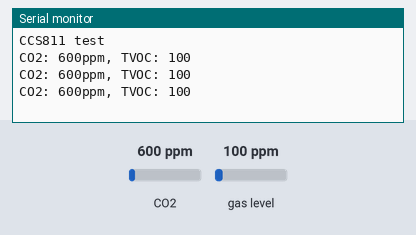
Bench run of a sketch on a simulated Arduino Uno, built with avr-gcc and run on an emulated ATmega328P. Parts: the last lines printed to the serial monitor. Inputs (shaded band) come from the test bench; at power-on: CO2 600 ppm, gas level 100 ppm.

Above: at 1.3 s.
1.4 s: CO2 set to 452 ppm
At 1.9 s:
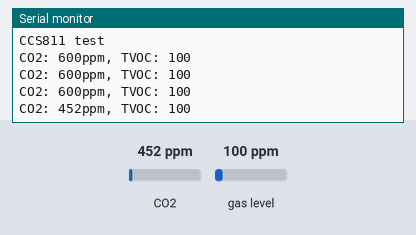
2.9 s: gas level set to 20 ppm
At 3.4 s:
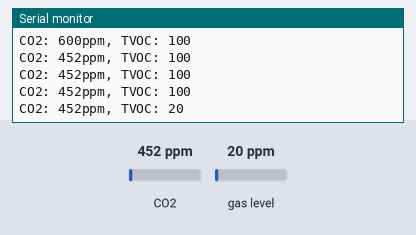
4.4 s: CO2 set to 1050 ppm
At 4.9 s:
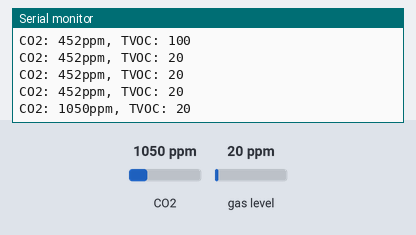
Timing chart, 0 to 7.4 s (numbered marks = the images above; inputs shaded):
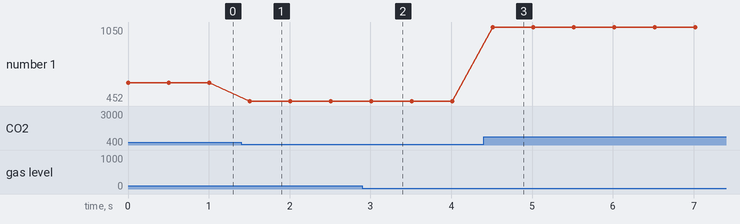

The sketch:

CCS811.ino
```cpp
#include "Adafruit_CCS811.h"

Adafruit_CCS811 ccs;

void setup() {
  Serial.begin(115200);

  Serial.println("CCS811 test");

  if(!ccs.begin()){
    Serial.println("Error al iniciar el sensor.sensor!");
    while(1);
  }

  // Esperar a que esté listo el sensor
  while(!ccs.available());
}

void loop() {
  if(ccs.available()){
    if(!ccs.readData()){
      Serial.print("CO2: ");
      Serial.print(ccs.geteCO2());
      Serial.print("ppm, TVOC: ");
      Serial.println(ccs.getTVOC());
    }
    else{
      Serial.println("ERROR!");
      while(1);
    }
  }
  delay(500);
}
```

Measured:
- after the input at 1.4 s, the serial monitor: prints a new line after 0.11 s (image 1)
- after the input at 2.9 s, the serial monitor: prints a new line after 0.11 s (image 2)
- after the input at 4.4 s, the serial monitor: prints a new line after 0.11 s (image 3)
- plotted number 1: 600 → 452 after the input at 1.4 s, 452 → 1050 after the input at 4.4 s
